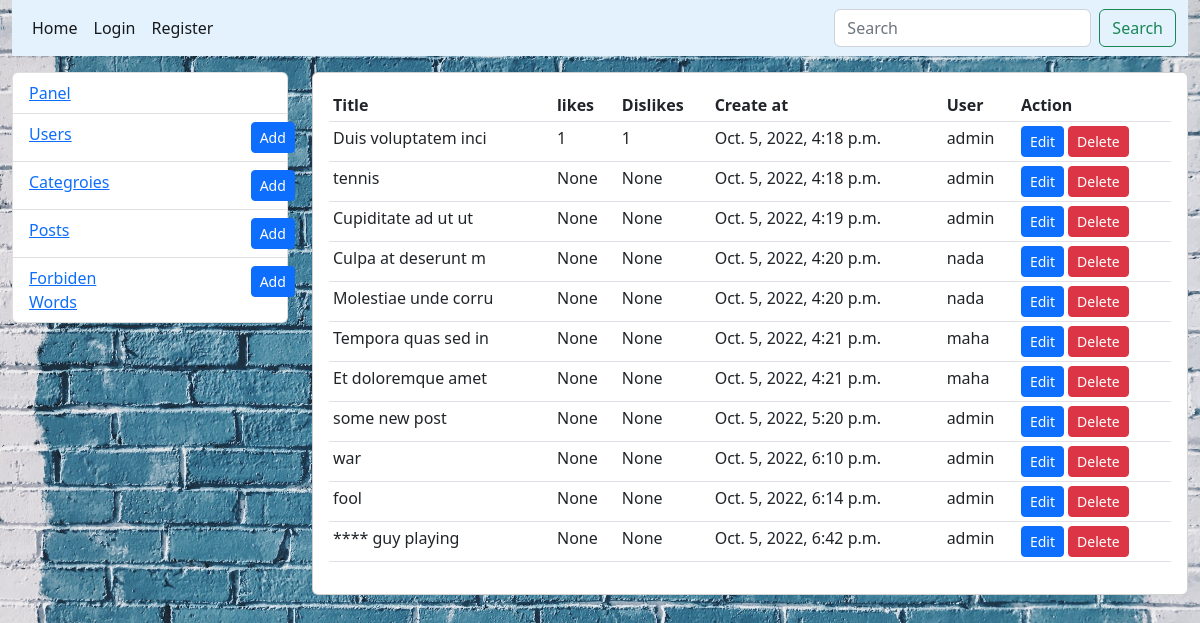
The page /manage/posts/ on the database its author committed.
### blog/models.py (models this page shows)
class Post(models.Model):
    title = models.CharField(max_length=60)
    image = models.ImageField(blank=True, null=True)
    content = models.CharField(max_length=255)
    category = models.ForeignKey('Category', related_name='posts', on_delete=models.CASCADE)
    user = models.ForeignKey(User, related_name='postuser', on_delete=models.CASCADE, blank=True, null=True)
    created_at = models.DateTimeField(auto_now_add=True, blank=True, null=True)
    likes = models.IntegerField(blank=True, null=True)
    dislikes = models.IntegerField(blank=True, null=True)
    def __str__(self):
        return self.title
    class Meta:
        db_table = ''
        managed = True
        verbose_name = 'Post'
        verbose_name_plural = 'Posts'

### Admin/views.py (the view)
# urls.py: path('manage/posts/',posts),
def posts(request):
    posts = Post.objects.all()
    context = {
        'posts' : posts
    }
    return render(request,'manage_posts.html',context)

### templates/manage_posts.html
{% extends "adminpanel.html" %} {% block admin_content %}
<div class="card">
    <div class="card-body">
        <table class="table table-sm">
            <th>Title</th>
            <th>likes</th>
            <th>Dislikes</th>
            <th>Create at</th>
            <th>User</th>
            <th>Action</th>
            {% for post in posts %}
            <tr>
                <td>{{post.title}}</td>
                <td>{{post.likes}}</td>
                <td>{{post.dislikes}}</td>
                <td>{{post.created_at}}</td>
                <td>{{post.user.username}}</td>
                <td>
                    <a href="/manage/post/edit/form/{{post.id}}" class="btn  btn-sm btn-primary">Edit</a>
                    <a href="/manage/post/delete/{{post.id}}" class="btn  btn-sm btn-danger">Delete</a>
                </td>
            </tr>
            {% endfor %}
        </table>
    </div>
</div>
{% endblock admin_content %}

### templates/adminpanel.html
{% extends "layout.html" %} {% block content %}
<div class="container-fluid">
    <div class="row mt-3">
        <div class="col-3">
            <ul class="list-group">
                <li class="list-group-item">
                    <a href="/manage/blogger">Panel</a>
                </li>
                <li class="list-group-item">
                    <div class="row justify-content-between">
                        <div class="col-6">
                            <a href="/manage/users">Users</a>
                        </div>
                        <div class="col-2">
                            <a href="/manage/user/add" class="btn btn-primary btn-sm float-right">Add</a>
                        </div>
                    </div>
                </li>
                <li class="list-group-item">
                    <div class="row justify-content-between">
                        <div class="col-6">
                            <a href="/manage/categories">Categroies</a>
                        </div>
                        <div class="col-2">
                            <a href="/manage/category/add/form" class="btn btn-primary btn-sm float-right">Add</a>
                        </div>
                    </div>
                </li>
                <li class="list-group-item">
                    <div class="row justify-content-between">
                        <div class="col-6">
                            <a href="/manage/posts">Posts</a>
                        </div>
                        <div class="col-2">
                            <a href="/manage/post/add/form" class="btn btn-primary btn-sm float-right">Add</a>
                        </div>
                    </div>
                </li>
                <li class="list-group-item">
                    <div class="row justify-content-between">
                        <div class="col-6">
                            <a href="/manage/words">Forbiden Words</a>
                        </div>
                        <div class="col-2">
                            <a href="/manage/word/add/form" class="btn btn-primary btn-sm float-right">Add</a>
                        </div>
                    </div>
                </li>
            </ul>
        </div>
        <div class="col-9">
            {% block admin_content %} {% endblock admin_content %}
        </div>
    </div>
</div>
{% endblock content %}

### templates/layout.html (shortened to what this page needs)
{% load static %}
<!DOCTYPE html>
<html lang="en">
<head>
    <link rel="stylesheet" href="{% static 'css/styles.css' %}">
    <link rel="stylesheet" href="{% static 'css/bs5/css/bootstrap.css' %}">
</head>
<body>
    <div class="container-fluid">
        <nav class="navbar navbar-expand-lg " style="background-color: #e3f2fd;">
            <div class="container-fluid">
                <div class="collapse navbar-collapse" id="navbarSupportedContent">
                    <ul class="navbar-nav me-auto mb-2 mb-lg-0">
                        <li class="nav-item">
                            <a class="nav-link active" aria-current="page" href="/">Home</a>
                        </li>
                        {% if request.user.is_authenticated %}
                        <li>
                            <a href="#" class="nav-link active">{{request.user.username}}</a>
                        </li>
                        <li>
                            <a href="/post/create" class="nav-link active">New Post</a>
                        </li>
                        <li>
                            <a href="/logout" class="nav-link active">Logout</a>
                        </li>
                        {% else %}
                        <li><a href="/login" class="nav-link active">Login</a></li>
                        <li><a href="/register" class="nav-link active">Register</a></li>
                        {% endif %}
                    </ul>
                    <form class="d-flex" role="search" action="/search" method="GET">
                        <input class="form-control me-2" type="search" placeholder="Search" aria-label="Search" name="search">
                        <button class="btn btn-outline-success" type="submit">Search</button>
                    </form>
                </div>
            </div>
        </nav>
        <div class="row">
            {% block content %} {% endblock content %}
        </div>
    </div>
</body>
</html>

### static/css/styles.css (style rules this page uses)
body { background: url("/static/imgs/main-bg.jpeg"); color: white; background-position: center; background-repeat: no-repeat; background-size: cover; height: 100vh; color: darkblue; }

### rows shown on the page
Post: title "Duis voluptatem inci", likes "1", dislikes "1", created_at "Oct. 5, 2022, 4:18 p.m.", user.username "admin"
Post: title "tennis", likes "None", dislikes "None", created_at "Oct. 5, 2022, 4:18 p.m.", user.username "admin"
Post: title "Cupiditate ad ut ut", likes "None", dislikes "None", created_at "Oct. 5, 2022, 4:19 p.m.", user.username "admin"
Post: title "Culpa at deserunt m", likes "None", dislikes "None", created_at "Oct. 5, 2022, 4:20 p.m.", user.username "nada"
Post: title "Molestiae unde corru", likes "None", dislikes "None", created_at "Oct. 5, 2022, 4:20 p.m.", user.username "nada"
Post: title "Tempora quas sed in", likes "None", dislikes "None", created_at "Oct. 5, 2022, 4:21 p.m.", user.username "maha"
Post: title "Et doloremque amet", likes "None", dislikes "None", created_at "Oct. 5, 2022, 4:21 p.m.", user.username "maha"
Post: title "some new post", likes "None", dislikes "None", created_at "Oct. 5, 2022, 5:20 p.m.", user.username "admin"
Post: title "war", likes "None", dislikes "None", created_at "Oct. 5, 2022, 6:10 p.m.", user.username "admin"
Post: title "fool", likes "None", dislikes "None", created_at "Oct. 5, 2022, 6:14 p.m.", user.username "admin"
Post: title "**** guy playing", likes "None", dislikes "None", created_at "Oct. 5, 2022, 6:42 p.m.", user.username "admin"
